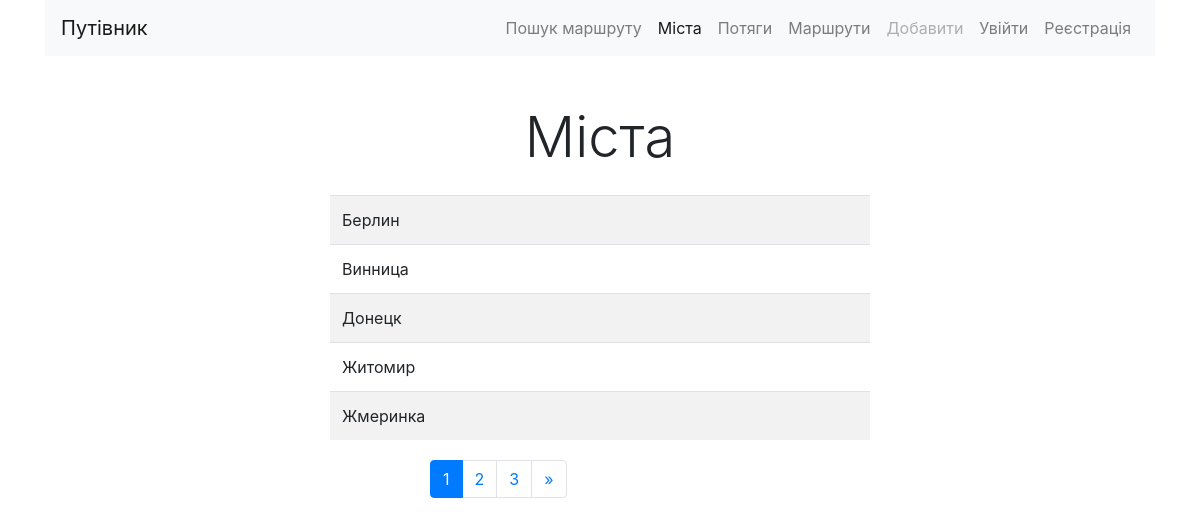
Screenshot of /cities/ with the database file from the repository.
### cities/models.py (models this page shows, shortened)
class City(models.Model):
    name = models.CharField(max_length=100, unique=True, verbose_name='Місто')
    class Meta:
        verbose_name = 'Місто'
        verbose_name_plural = 'Міста'
        ordering = ['name']

### cities/views.py (the view)
# urls.py: path('', CityListView.as_view(), name='list')
class CityListView(ListView):
    queryset = City.objects.all()
    context_object_name = 'objects_list'
    template_name = 'cities/list.html'
    paginate_by = 5

### cities/templates/cities/list.html (shortened to what this page needs)
{% extends 'base.html' %}
{% block content %}
<h1 class="display-4 text-center my-4">Міста</h1>
<div class="row ">
<div class='col-md-6 mx-auto'>
<table class="table table-striped">
    <tbody>
        {% for object in objects_list %}
        <tr>
                <td>
                {{object.name}}
                </td>
            <td>
            </td>
            <td>
            </td>
        </tr>
        {% endfor %}
    </tbody>
</table>
</div>
</div>
 <div id="navigation" class="container my-1">
     <div class="row">
         <div class="col-md-8 ml-auto">
             <nav aria-label="Page navigation example">
                 <ul class="pagination ">
                     {% for page in page_obj.paginator.page_range %}
                        {% if page == page_obj.number %}
                            <li class="page-item active">
                                <a class="page-link" href="#"> {{page}} <span class="sr-only">(current)</span></a>
                            </li>
                        {% else %}
                            <li class="page-item">
                                <a class="page-link" href="?page={{page}}">{{page}}</a>
                            </li>
                        {% endif %}
                     {% endfor %}
                     {% if page_obj.has_next %}
                        <li class="page-item">
                            <a class="page-link"
                                href="?page={{ page_obj.paginator.num_pages }}" aria-label="Next">
                                <span aria-hidden="true">&raquo;</span>
                            </a>
                        </li>
                     {% endif %}
                 </ul>
             </nav>
         </div>
     </div>
 </div>
{% endblock content %}

### rows the page displays
City: name "Берлин"
City: name "Винница"
City: name "Донецк"
City: name "Житомир"
City: name "Жмеринка"

### other values shown
{{ page }} "1"
{{ page }} "2" "3"
